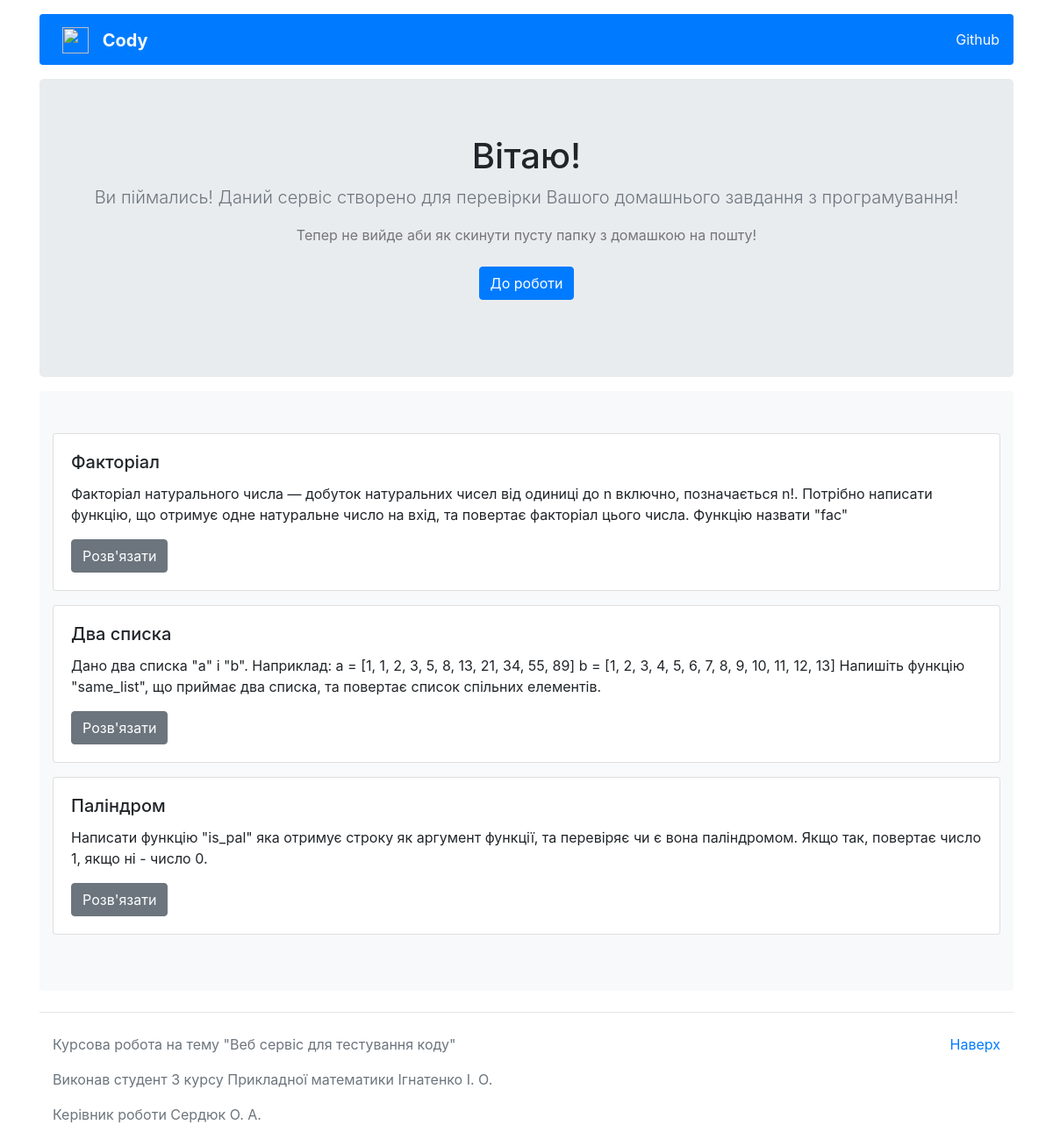
The app's page /main with its own data.
### app/models.py (models this page shows)
class Task (db.Model):
    id = db.Column(db.Integer(), primary_key=True)
    name = db.Column(db.String(80), nullable=False)
    about = db.Column(db.Text(), nullable=False)
    codes = db.relationship('Code', backref='task', lazy=True)

### app/routes.py (the view)
@app.route('/main')
def mainPage():
    tasks = Task.query.all()
    return render_template('main.html',
                            tasks=tasks)

### app/templates/main.html
{% extends "base.html" %}
{% block content %}
<main role="main">
  <section class="jumbotron text-center mb-3">
    <div class="container">
      <h1 class="jumbotron-heading">Вітаю!</h1>
      <p class="lead text-muted">Ви піймались! Даний сервіс створено для перевірки Вашого домашнього завдання з програмування!</p>
      <p class="text-black-50">Тепер не вийде аби як скинути пусту папку з домашкою на пошту!</p>
      <p>
        <a href="#" class="btn btn-primary my-2">До роботи</a>
      </p>
    </div>
  </section>
  <div class="album py-5 bg-light rounded">
    <div class="container">
      {% for i in range(3) %}
      <div class="card  mb-3">
        <div class="card-body">
          <h5 class="card-title">{{tasks[i].name}}</h5>
          <p class="card-text">{{tasks[i].about}}</p>
          <a href="{{url_for('taskPage', id_task=tasks[i].id) }}" class="btn btn-secondary">Розв'язати</a>
        </div>
      </div>
      {% endfor %}
    </div>
  </div>
</main>
{% endblock %}

### app/templates/base.html (shortened to what this page needs)
<!DOCTYPE html>
<html lang="en">
<head>
    {{ bootstrap.load_css() }}
</head>
<body>
    <div class="container">
        <header>
            <nav class="navbar navbar-default navbar-dark bg-primary rounded mt-3 mb-3">
                <div>
                    <a class="navbar-brand" href="{{ url_for('mainPage') }}">
                        <img src="/static/code.svg" width="30" height="30" hspace="10" class="d-inline-block align-middle" alt="">
                    <strong class="text-light align-middle">Cody</strong>
                    </a>
                </div>
                <div>
                    <a class="text-light" href="https://github.com/Ihoriam">Github</a>
                </div>
            </nav>
        </header>
        {% block content %}
        {% endblock %}
        <hr class="my-4">
        <footer class="text-muted">
            <div class="container">
                <p class="float-right">
                    <a href="#">Наверх</a>
                </p>
                <p>Курсова робота на тему "Веб сервіс для тестування коду"</p>
                <p>Виконав студент 3 курсу Прикладної математики Ігнатенко І. О.</p>
                <p>Керівник роботи Сердюк О. А.</p>
            </div>
        </footer>
    </div>
</body>
</html>

### records on screen
Task: name "Факторіал", about "Факторіал натурального числа — добуток натуральних чисел від одиниці до n включно, позначається n!. Потрібно написати функцію, що отримує одне натуральне число на вхід, та повертає факторіал цього числа. Функцію назвати \"fac\""
Task: name "Два списка", about "Дано два списка \"a\" і \"b\". Наприклад: a = [1, 1, 2, 3, 5, 8, 13, 21, 34, 55, 89] b = [1, 2, 3, 4, 5, 6, 7, 8, 9, 10, 11, 12, 13] Напишіть функцію \"same_list\", що приймає два списка, та повертає список спільних елементів."
Task: name "Паліндром", about "Написати функцію \"is_pal\" яка отримує строку як аргумент функції, та перевіряє чи є вона паліндромом. Якщо так, повертає число 1, якщо ні - число 0."
